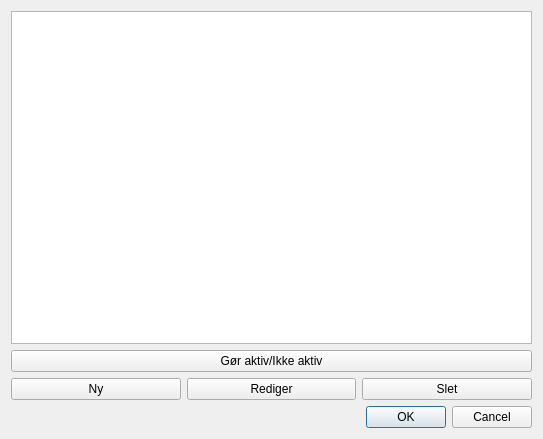
<?xml version="1.0" encoding="UTF-8"?>
<ui version="4.0">
 <class>PowerPauseAdmin</class>
 <widget class="QDialog" name="PowerPauseAdmin">
  <property name="geometry">
   <rect>
    <x>0</x>
    <y>0</y>
    <width>543</width>
    <height>439</height>
   </rect>
  </property>
  <property name="windowTitle">
   <string>PowerPause</string>
  </property>
  <layout class="QVBoxLayout" name="verticalLayout">
   <item>
    <widget class="QTableView" name="tableView">
     <property name="sizeAdjustPolicy">
      <enum>QAbstractScrollArea::AdjustToContents</enum>
     </property>
     <property name="editTriggers">
      <set>QAbstractItemView::NoEditTriggers</set>
     </property>
     <property name="wordWrap">
      <bool>true</bool>
     </property>
     <attribute name="horizontalHeaderDefaultSectionSize">
      <number>75</number>
     </attribute>
     <attribute name="horizontalHeaderMinimumSectionSize">
      <number>75</number>
     </attribute>
     <attribute name="verticalHeaderCascadingSectionResizes">
      <bool>true</bool>
     </attribute>
    </widget>
   </item>
   <item>
    <widget class="QPushButton" name="pushButton">
     <property name="text">
      <string>Gør aktiv/Ikke aktiv</string>
     </property>
    </widget>
   </item>
   <item>
    <layout class="QGridLayout" name="gridLayout">
     <item row="0" column="0">
      <widget class="QPushButton" name="btnNew">
       <property name="text">
        <string>Ny</string>
       </property>
      </widget>
     </item>
     <item row="0" column="2">
      <widget class="QPushButton" name="btnEdit">
       <property name="text">
        <string>Rediger</string>
       </property>
      </widget>
     </item>
     <item row="0" column="3">
      <widget class="QPushButton" name="btnDelete">
       <property name="text">
        <string>Slet</string>
       </property>
      </widget>
     </item>
    </layout>
   </item>
   <item>
    <widget class="QDialogButtonBox" name="buttonBox">
     <property name="orientation">
      <enum>Qt::Horizontal</enum>
     </property>
     <property name="standardButtons">
      <set>QDialogButtonBox::Cancel|QDialogButtonBox::Ok</set>
     </property>
    </widget>
   </item>
  </layout>
 </widget>
 <resources/>
 <connections>
  <connection>
   <sender>buttonBox</sender>
   <signal>accepted()</signal>
   <receiver>PowerPauseAdmin</receiver>
   <slot>accept()</slot>
   <hints>
    <hint type="sourcelabel">
     <x>248</x>
     <y>254</y>
    </hint>
    <hint type="destinationlabel">
     <x>157</x>
     <y>274</y>
    </hint>
   </hints>
  </connection>
  <connection>
   <sender>buttonBox</sender>
   <signal>rejected()</signal>
   <receiver>PowerPauseAdmin</receiver>
   <slot>reject()</slot>
   <hints>
    <hint type="sourcelabel">
     <x>316</x>
     <y>260</y>
    </hint>
    <hint type="destinationlabel">
     <x>286</x>
     <y>274</y>
    </hint>
   </hints>
  </connection>
 </connections>
</ui>
